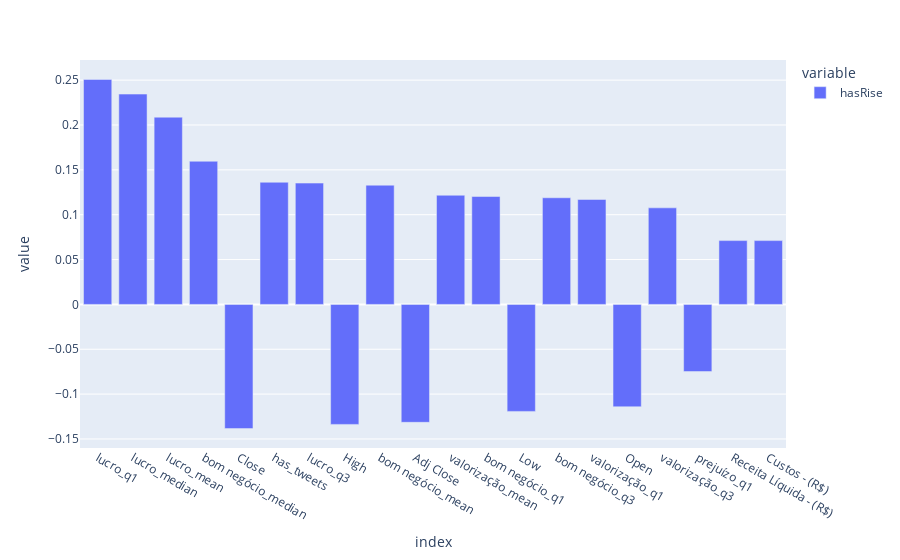

Source (notebook cell):
### Code cell
QTD_BEST = 20
METHOD = 'spearman'

top_idx = hasRise_train_correlations_pearson.abs().nlargest(QTD_BEST+1).index
top_corrs = hasRise_train_correlations_pearson[top_idx][1:]
hasRise_train_correlations_pearson = df_petr4_test.drop('Date', axis='columns').corr(method=METHOD)['hasRise']
px.bar(top_corrs)

### Figure 1 — Plotly figure (JSON) as saved in the notebook; plotly's stock layout.template omitted (floating-point values rounded to 4 significant figures)
{"data": [{"alignmentgroup": "True", "hovertemplate": "variable=hasRise<br>index=%{x}<br>value=%{y}<extra></extra>", "legendgroup": "hasRise", "marker": {"color": "#636efa", "pattern": {"shape": ""}}, "name": "hasRise", "offsetgroup": "hasRise", "orientation": "v", "showlegend": true, "textposition": "auto", "type": "bar", "x": ["lucro_q1", "lucro_median", "lucro_mean", "bom negócio_median", "Close", "has_tweets", "lucro_q3", "High", "bom negócio_mean", "Adj Close", "valorização_mean", "bom negócio_q1", "Low", "bom negócio_q3", "valorização_q1", "Open", "valorização_q3", "prejuízo_q1", "Receita Líquida - (R$)", "Custos - (R$)"], "xaxis": "x", "y": [0.2508, 0.2345, 0.2087, 0.1596, -0.1385, 0.1362, 0.1352, -0.1338, 0.1329, -0.1314, 0.1217, 0.1203, -0.1193, 0.1189, 0.117, -0.1141, 0.1076, -0.07487, 0.07112, 0.07112], "yaxis": "y"}], "layout": {"barmode": "relative", "legend": {"title": {"text": "variable"}, "tracegroupgap": 0}, "margin": {"t": 60}, "xaxis": {"anchor": "y", "domain": [0, 1], "title": {"text": "index"}}, "yaxis": {"anchor": "x", "domain": [0, 1], "title": {"text": "value"}}}}
